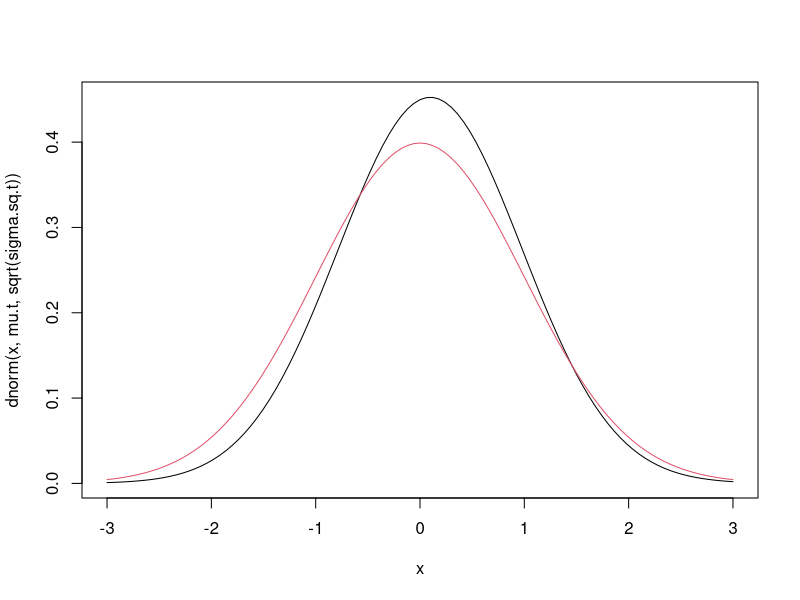

The R source for this figure:
# Variational Inference 
# We want to minimize the KL divergence between two distributions
# By using Gradient Descent/Ascent

# Example: P(x) - Real ~ N(0,1)
x = rnorm(100) # observed values
# Q(x) - approximation ~ N(mu, sigma^2)
# start with randomized values
mu.0 = 5
sigma.sq.0 = 3
# KL(P||Q) = E[log P(x)] - E[log Q(x)]  (E w.r.t. P) we want to minimize this
# 1st term doesn't depend on parameters so we want to maximize 2nd term
# Gradient (w.r.t. mu and sigma^2) comes into the expectations
# Approximate E with sample average
# ( KL(Q||P) wouldn't work, as we don't have any way to approximate P(x) )
logQ = function(x, mu, sigma.sq) {
  -.5*log(2*pi)-.5*log(sigma.sq)-.5*(x-mu)^2/sigma.sq
}
dlogQ.dMu = function(x, mu, sigma.sq) {
  (x-mu)/sigma.sq
}
dlogQ.dS = function(x, mu, sigma.sq) {
  .5*((x-mu)/sigma.sq)^2-1/(2*sigma.sq)
}

# Gradient ascent
ls = 0.5 # learning step
mu.t = mu.0
sigma.sq.t = sigma.sq.0
tol = 1e-4
step.mu = step.sigma = 1
while((abs(step.mu) > tol) || (abs(step.sigma) > tol)) {
  step.mu = ls*mean(dlogQ.dMu(x, mu.t, sigma.sq.t))
  mu.t = mu.t + step.mu
  step.sigma = ls*mean(dlogQ.dS(x, mu.t, sigma.sq.t))
  sigma.sq.t = sigma.sq.t + step.sigma
}

curve(dnorm(x,mu.t,sqrt(sigma.sq.t)), from=-3, to=3)
curve(dnorm(x),from=-3, to=3, add=T, col=2)

# somewhat unsurprising, but the results are equal to the Maximum-Likelihood estimators
n = length(x)
c(mean(x), mu.t)
c(var(x)*(n-1)/n, sigma.sq.t)

# D. Refaeli